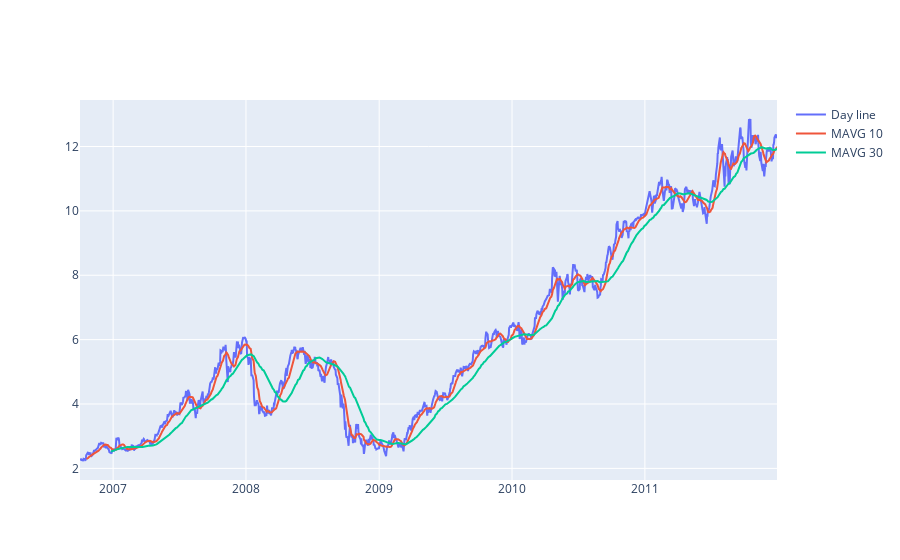

This figure's notebook cell:
### Markdown cell above
### Скользящие средние
Так же средствами Pandas достаточно просто реализовать скользящие средние и даже возможно применить пересечение скользящих средних для выявления изменений тренда.

Скользящие средние используются в трейдинге, чтобы выялять тренды и понимать когда они будут меняться. Так, например, если мы берем скользящую среднюю с малельним окном он будем более чувствительным к изменениям, однако его сигналы будут менее надеждыми и, напротив, если окно слишком большое его сигналы более надежные однако менее чувствительны.

### Code cell
aapl = pdr.get_data_yahoo(
    'AAPL',
    start=datetime.datetime(2006, 10, 1),
    end=datetime.datetime(2012, 1, 1)
)

data = aapl['Adj Close'].reset_index()
data10 = aapl['Adj Close'].rolling(15).mean().reset_index()
data60 = aapl['Adj Close'].rolling(60).mean().reset_index()


fig = go.Figure()
fig.add_trace(go.Scatter(x=data['Date'],y=data['Adj Close'],mode='lines',name='Day line'))
fig.add_trace(go.Scatter(x=data10['Date'],y=data10['Adj Close'],mode='lines',name='MAVG 10'))
fig.add_trace(go.Scatter(x=data60['Date'],y=data60['Adj Close'],mode='lines',name='MAVG 30'))

fig.show()

### Figure 1 — Plotly figure (JSON) as saved in the notebook; plotly's stock layout.template omitted (floating-point values rounded to 4 significant figures; data arrays with more than 128 entries replaced by an {"elided": "..."} marker saying what was removed)
{"data": [{"mode": "lines", "name": "Day line", "type": "scatter", "x": {"elided": "1323 str values"}, "y": {"elided": "1323 float values"}}, {"mode": "lines", "name": "MAVG 10", "type": "scatter", "x": {"elided": "1323 str values"}, "y": {"elided": "1323 float values"}}, {"mode": "lines", "name": "MAVG 30", "type": "scatter", "x": {"elided": "1323 str values"}, "y": {"elided": "1323 float values"}}], "layout": {}}
